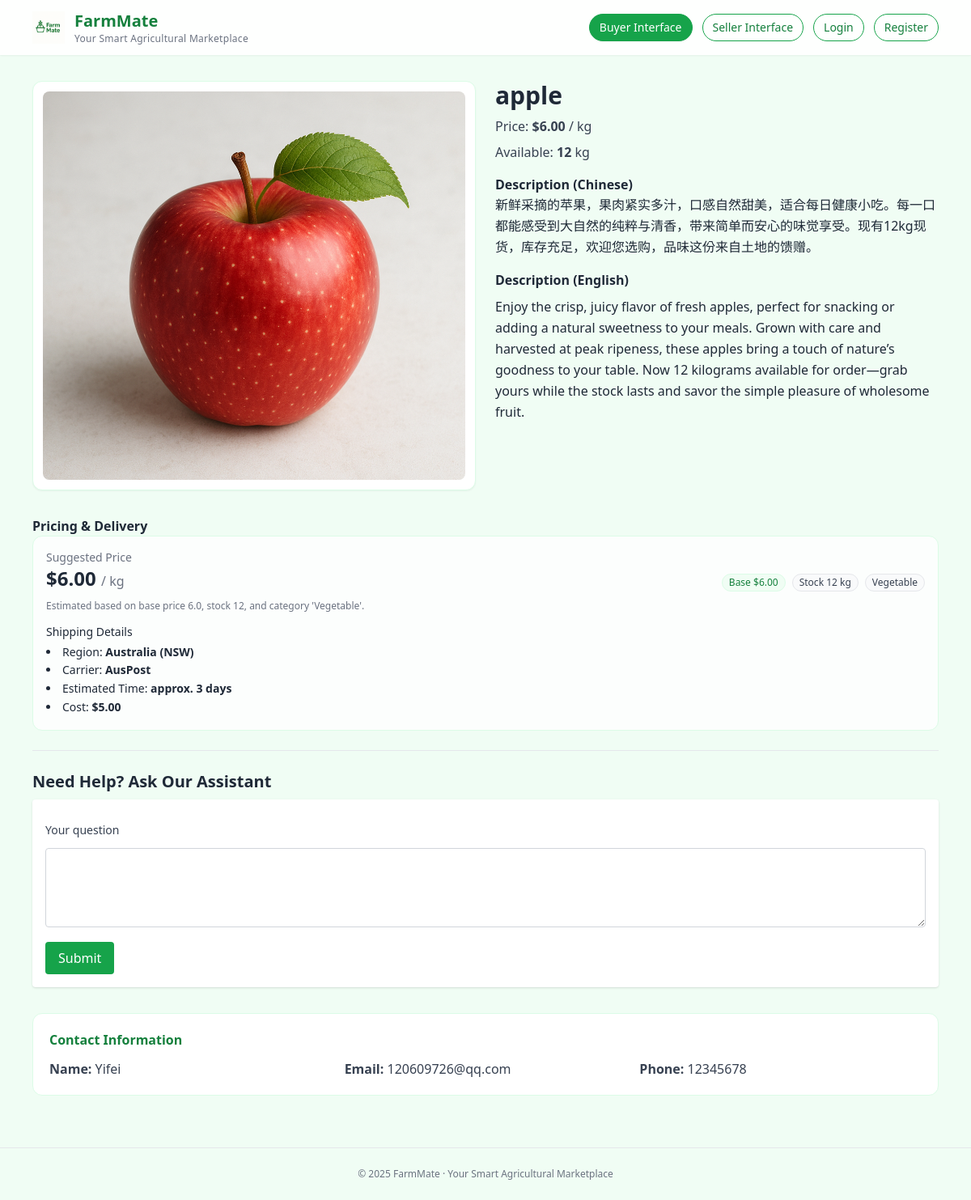
Page /buy/products/4/ on the committed database.
### products/models.py (models this page shows)
class Product(models.Model):
    supplier = models.ForeignKey(SupplierProfile, on_delete=models.CASCADE, related_name='products')
    name = models.CharField(max_length=200)
    category = models.CharField(max_length=100, blank=True)
    unit = models.CharField(max_length=50, default='kg')
    stock = models.PositiveIntegerField(default=0)
    base_price = models.DecimalField(max_digits=10, decimal_places=2, default=0)
    ai_description_en = models.TextField(blank=True)
    ai_description_zh = models.TextField(blank=True)
    created_at = models.DateTimeField(auto_now_add=True)
    image = models.ImageField(upload_to='products/', blank=True, null=True)
    is_active = models.BooleanField(default=True, verbose_name="是否上架")

class SupplierProfile(models.Model):
    user = models.OneToOneField(settings.AUTH_USER_MODEL, on_delete=models.CASCADE)
    company_name = models.CharField(max_length=200)
    contact_name = models.CharField(max_length=100, blank=True)
    phone = models.CharField(max_length=50, blank=True)
    email = models.EmailField(blank=True)
    address = models.CharField(max_length=255, blank=True)
    description = models.TextField(blank=True)
    logo = models.ImageField(upload_to='logos/', blank=True, null=True)
    business_license = models.FileField(upload_to='licenses/', blank=True, null=True)

### pricing/models.py (models this page shows)
class PriceSuggestion(models.Model):
    product = models.ForeignKey(Product, on_delete=models.CASCADE, related_name='price_suggestions')
    suggested_price = models.DecimalField(max_digits=10, decimal_places=2)
    rationale = models.TextField(blank=True)
    created_at = models.DateTimeField(auto_now_add=True)

class LogisticsInfo(models.Model):
    product = models.ForeignKey(Product, on_delete=models.CASCADE, related_name='logistics')
    region = models.CharField(max_length=100)
    carrier = models.CharField(max_length=100, blank=True)
    estimated_days = models.PositiveIntegerField(default=7)
    cost_estimate = models.DecimalField(max_digits=10, decimal_places=2, default=0)

### products/views.py (the view)
# urls.py: path('buy/products/<int:pk>/', product_detail, name='product-detail'),
def product_detail(request, pk):
    p = get_object_or_404(Product.objects.select_related("supplier"), pk=pk)
    if not p.is_active:
        raise Http404("Product is inactive")
    unit = p.unit or "kg"
    sp = getattr(p, "supplier", None)
    seller_bits = []
    if sp:
        if sp.company_name:
            seller_bits.append(f"Company: {sp.company_name}")
        if sp.contact_name:
            seller_bits.append(f"Contact name: {sp.contact_name}")
        if sp.email:
            seller_bits.append(f"Email: {sp.email}")
        if sp.phone:
            seller_bits.append(f"Phone: {sp.phone}")
        if sp.address:
            seller_bits.append(f"Address: {sp.address}")
    seller_info = "Seller info: " + ("; ".join(seller_bits) if seller_bits else "Not provided")
    lg_last = p.logistics.last() if hasattr(p, "logistics") else None
    logistics_info = ""
    if lg_last:
        logistics_info = (
            f"Shipping: region {lg_last.region}, carrier {lg_last.carrier}, "
            f"ETA approx. {lg_last.estimated_days} days, cost ${lg_last.cost_estimate}"
        )
    ctx_parts = [
        f"Product: {p.name}",
        f"Base price: {p.base_price} per {unit}",
        f"Stock: {p.stock} {unit}",
        f"Category: {p.category}" if p.category else "",
        f"Description (English): {p.ai_description_en or ''}",
        f"Description (Chinese): {p.ai_description_zh or ''}",
        seller_info,
        logistics_info,
    ]
    product_context = "\n".join([x for x in ctx_parts if x])
    product_context = Truncator(product_context).chars(3500)
    ai_answer = None
    form = QuestionForm(request.POST or None)
    if request.method == "POST" and form.is_valid():
        q = form.cleaned_data["question"]
        ai = LLMClient()
        ai_answer = ai.answer_question(q, product_context)
    return render(
        request,
        "buyer/product_detail.html",
        {"p": p, "form": form, "ai_answer": ai_answer},
    )

### qa/forms.py
class QuestionForm(forms.Form):
    question = forms.CharField(label='向AI提问（价格/物流/库存等）', max_length=300)

### templates/buyer/product_detail.html (shortened to what this page needs)
{% extends "_base.html" %}
{% block content %}
  <div class="grid md:grid-cols-12 gap-6">
    <div class="md:col-span-6">
      {% if p.image %}
        <div class="bg-white border border-green-100 rounded-xl p-3 shadow-sm">
          <img
            src="{{ p.image.url }}"
            alt="{{ p.name }}"
            class="w-full h-[480px] object-cover rounded-lg"
          >
        </div>
      {% endif %}
    </div>
    <div class="md:col-span-6">
      <h2 class="text-3xl font-bold mb-2">{{ p.name }}</h2>
      <p class="text-gray-700 mb-2">
        Price: <strong>${{ p.base_price }}</strong> / {{ p.unit|default:"kg" }}
      </p>
      <p class="text-gray-700 mb-4">
        Available: <strong>{{ p.stock }}</strong> {{ p.unit|default:"kg" }}
      </p>
      <h3 class="font-semibold mt-4">Description (Chinese)</h3>
      <p class="text-left leading-relaxed">
        {{ p.ai_description_zh|default:"Not generated yet" }}
      </p>
      <h3 class="font-semibold mt-4">Description (English)</h3>
      <p class="text-left leading-relaxed mt-2">
        {{ p.ai_description_en|default:"Not generated yet" }}
      </p>
    </div>
    <div class="md:col-span-12">
      <h3 class="font-semibold mt-2">Pricing & Delivery</h3>
      <div class="bg-white/80 border border-green-100 rounded-xl p-4">
        {% with ps=p.price_suggestions.last lg=p.logistics.last %}
          {% if ps or lg %}
            {% if ps %}
            <div class="flex flex-wrap items-end justify-between gap-3">
              <div>
                <div class="text-sm text-gray-500">Suggested Price</div>
                <div class="text-2xl font-semibold">
                  ${{ ps.suggested_price }}
                  <span class="text-base font-normal text-gray-500">/ {{ p.unit|default:"kg" }}</span>
                </div>
              </div>
              <div class="flex flex-wrap gap-2">
                <span class="px-2 py-0.5 text-xs rounded-full bg-green-50 text-green-700 border border-green-100">
                  Base ${{ p.base_price }}
                </span>
                <span class="px-2 py-0.5 text-xs rounded-full bg-gray-50 text-gray-700 border border-gray-200">
                  Stock {{ p.stock }} {{ p.unit|default:"kg" }}
                </span>
                {% if p.category %}
                <span class="px-2 py-0.5 text-xs rounded-full bg-gray-50 text-gray-700 border border-gray-200">
                  {{ p.category }}
                </span>
                {% endif %}
              </div>
            </div>
            {% if ps.rationale %}
            <p class="mt-2 text-xs text-gray-500 leading-relaxed">
              {{ ps.rationale }}
            </p>
            {% endif %}
            {% endif %}
            {% if lg %}
            <div class="mt-3 text-sm">
              <div class="font-medium mb-1">Shipping Details</div>
              <ul class="list-disc list-inside text-gray-800 leading-relaxed">
                <li>Region: <strong>{{ lg.region }}</strong></li>
                <li>Carrier: <strong>{{ lg.carrier }}</strong></li>
                <li>Estimated Time: <strong>approx. {{ lg.estimated_days }} days</strong></li>
                <li>Cost: <strong>${{ lg.cost_estimate }}</strong></li>
              </ul>
            </div>
            {% endif %}
          {% else %}
            <p class="text-sm text-gray-500">No pricing or logistics suggestions available.</p>
          {% endif %}
        {% endwith %}
      </div>
    </div>
  </div>
  <hr class="my-6">
  <h3 class="text-xl font-semibold mb-2">Need Help? Ask Our Assistant</h3>
  <form method="post" class="space-y-3 bg-white p-4 rounded shadow">
    <label class="block text-sm font-medium text-gray-700 mb-1" for="{{ form.question.id_for_label }}">
      Your question
    </label>
    <textarea
      id="{{ form.question.id_for_label }}"
      name="{{ form.question.html_name }}"
      rows="3"
      class="w-full rounded border border-gray-300 p-3 focus:outline-none focus:ring-2 focus:ring-green-500 focus:border-green-500"
    >{{ form.question.value|default_if_none:'' }}</textarea>
    <button class="px-4 py-2 bg-green-600 text-white rounded hover:bg-green-700 transition" type="submit">
      Submit
    </button>
  </form>
  {% if p.supplier %}
  <div class="mt-8 bg-white border border-green-100 rounded-xl p-5">
    <h3 class="font-semibold mb-3 text-green-700">Contact Information</h3>
    <div class="grid md:grid-cols-3 gap-4 text-gray-700">
      <p><strong>Name:</strong> {{ p.supplier.contact_name|default:"Not provided" }}</p>
      <p><strong>Email:</strong> {{ p.supplier.email|default:"Not provided" }}</p>
      <p><strong>Phone:</strong> {{ p.supplier.phone|default:"Not provided" }}</p>
    </div>
  </div>
  {% endif %}
{% endblock %}

### rows in the picture
Product: image (picture), name "apple", base_price "6.00", unit "kg", stock "12", ai_description_zh "新鲜采摘的苹果，果肉紧实多汁，口感自然甜美，适合每日健康小吃。每一口都能感受到大自然的纯粹与清香，带来简单而安心的味觉享受。现有12kg现货，库存充足，欢迎您选购，品味这份来自土地的馈赠。", ai_description_en "Enjoy the crisp, juicy flavor of fresh apples, perfect for snacking or adding a natural sweetness to your meals. Grown with care and harvested at peak ripeness, these apples bring a touch of nature’s goodness to your table. Now 12 kilograms available for order—grab yours while the stock lasts and savor the simple pleasure of wholesome fruit.", category "Vegetable", supplier.contact_name "Yifei", supplier.email "120609726@qq.com", supplier.phone "12345678"
PriceSuggestion: suggested_price "6.00", rationale "Estimated based on base price 6.0, stock 12, and category 'Vegetable'."
LogisticsInfo: region "Australia (NSW)", carrier "AusPost", estimated_days "3", cost_estimate "5.00"
